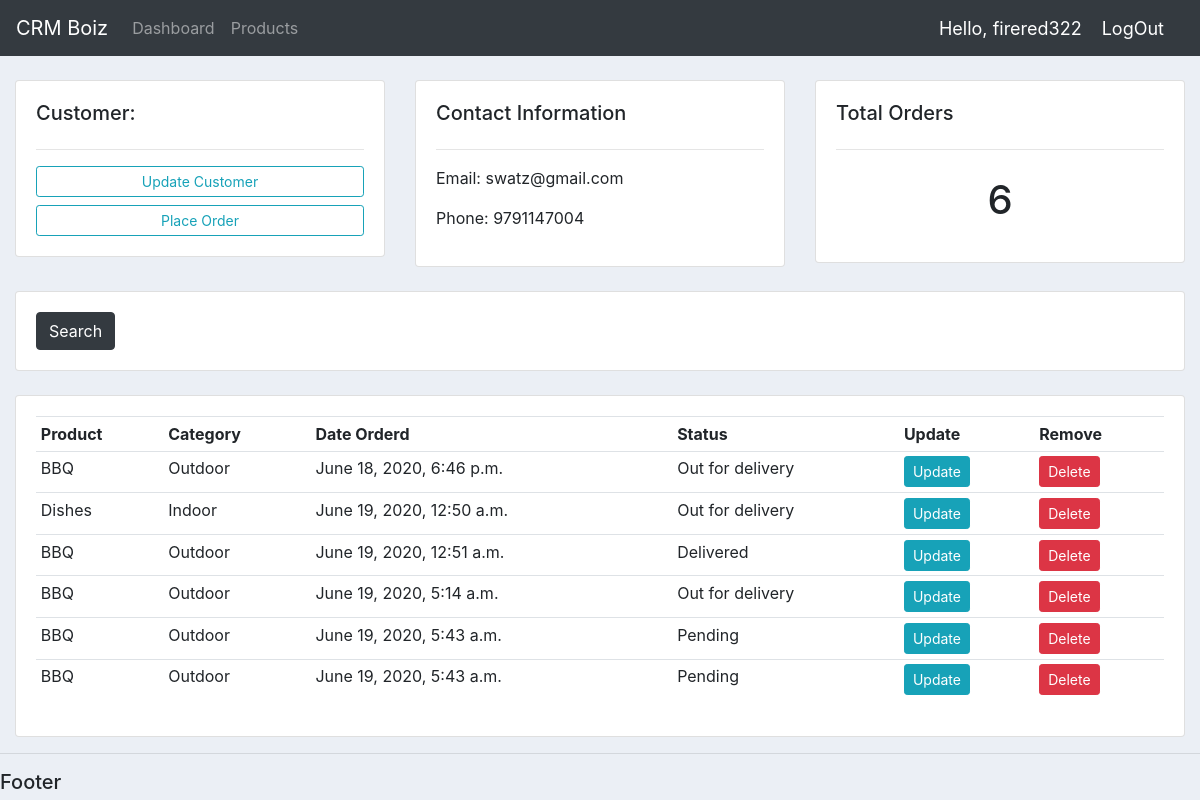
The app's page /customer/2 (signed in), older data.
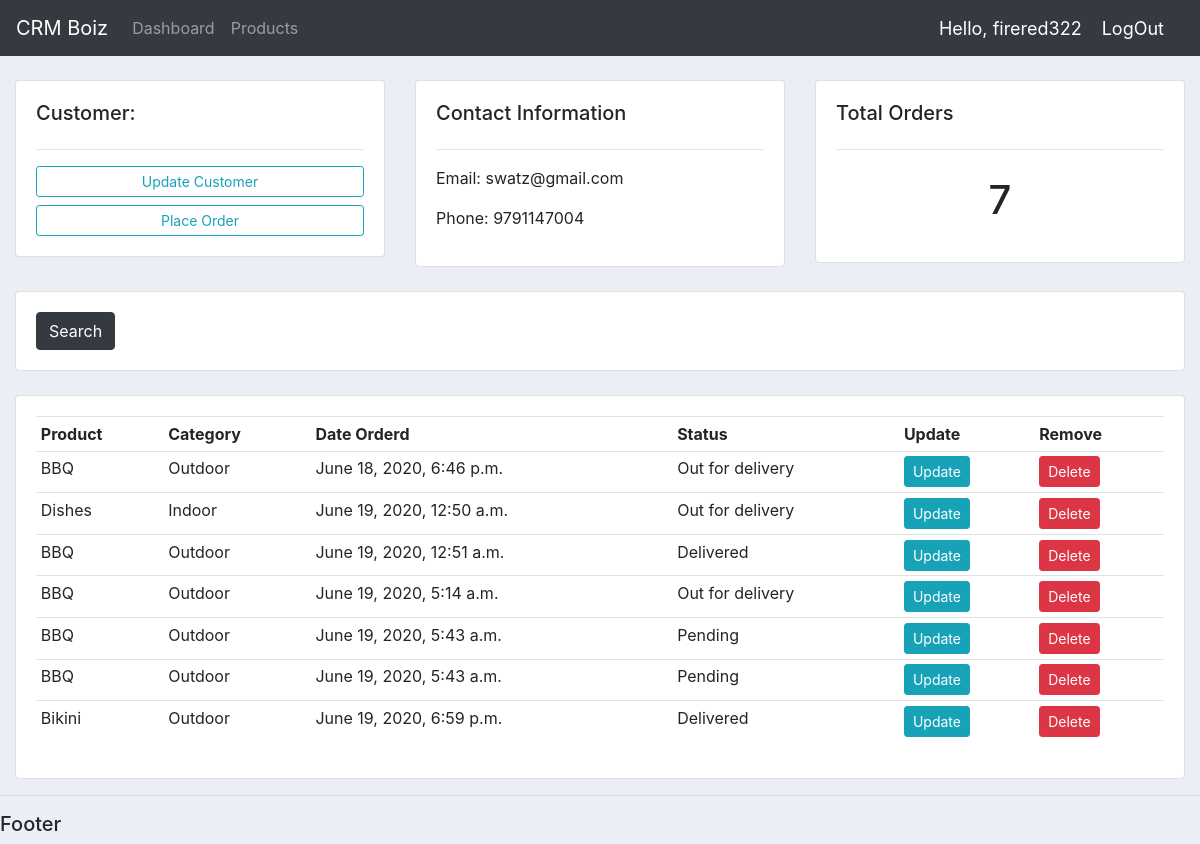
The same page, newer data.
### accounts/models.py (models this page shows, shortened)
class Order(models.Model):
    STATUS = (
        ('Pending', 'Pending'),
        ('Out for delivery', 'Out for delivery'),
        ('Delivered', 'Delivered')
    )
    customer = models.ForeignKey(
        Customer, null=True, on_delete=models.SET_NULL)
    product = models.ForeignKey(Product, null=True, on_delete=models.SET_NULL)
    status = models.CharField(max_length=200, null=True, choices=STATUS)
    date_created = models.DateTimeField(auto_now_add=True)

class Product(models.Model):
    CATEGORY = (
        ('Indoor', 'Indoor'),
        ('Outdoor', 'Outdoor')
    )
    tags = models.ManyToManyField(Tag)
    name = models.CharField(max_length=200, null=True)
    price = models.FloatField(null=True)
    category = models.CharField(max_length=200, null=True, choices=CATEGORY)
    description = models.CharField(max_length=200, null=True, blank=True)
    date_created = models.DateTimeField(auto_now_add=True)
    def __str__(self):
        return self.name

### accounts/views.py (the view)
# urls.py: path('customer/<str:pk>', views.customer, name="customer"),
@login_required(login_url='login')
def customer(request, pk):
    customer = Customer.objects.get(id=pk)
    orders = customer.order_set.all()
    order_count = orders.count()
    context = {'customer': customer,
               'orders': orders, 'order_count': order_count}
    return render(request, 'accounts/customer.html', context)

### accounts/templates/accounts/customer.html
{% extends 'accounts/main.html' %} {% block content %}
<br />
<div class="row">
  <div class="col-md">
    <div class="card card-body">
      <h5>Customer:</h5>
      <hr />
      <a class="btn btn-outline-info btn-sm btn-block" href=""
        >Update Customer</a
      >
      <a class="btn btn-outline-info btn-sm btn-block" href="{% url 'user_create_order' customer.id%}"
        >Place Order</a
      >
    </div>
  </div>
  <div class="col-md">
    <div class="card card-body">
      <h5>Contact Information</h5>
      <hr />
      <p>Email: {{ customer.email }}</p>
      <p>Phone: {{ customer.phone }}</p>
    </div>
  </div>
  <div class="col-md">
    <div class="card card-body">
      <h5>Total Orders</h5>
      <hr />
      <h1 style="text-align: center; padding: 10px;">{{order_count}}</h1>
    </div>
  </div>
</div>
<br />
<div class="row">
  <div class="col">
    <div class="card card-body">
      <form method="get">
        <button class="btn btn-dark" type="submit">Search</button>
      </form>
    </div>
  </div>
</div>
<br />
<div class="row">
  <div class="col-md">
    <div class="card card-body">
      <table class="table table-sm">
        <tr>
          <th>Product</th>
          <th>Category</th>
          <th>Date Orderd</th>
          <th>Status</th>
          <th>Update</th>
          <th>Remove</th>
        </tr>
        {% for order in orders %}
          <tr>
            <td>{{order.product}}</td>
            <td>{{order.product.category}}</td>
            <td>{{order.date_created}}</td>
            <td>{{order.status}}</td>
            <td><a class="btn btn-sm btn-info" href="{% url 'update_order' order.id %}">Update</a></td>
            <td><a class="btn btn-sm btn-danger" href="{% url 'delete_order' order.id %}">Delete</a></td>
          </tr>
        {% endfor %}
      </table>
    </div>
  </div>
</div>
{% endblock %}

Row changes from the older to the newer data that the page shows:
added Order: product "Bikini", product.category "Outdoor", date_created "June 19, 2020, 6:59 p.m.", status "Delivered"
Text that changed along with them:
{{ order_count }}: "6" → "7"
